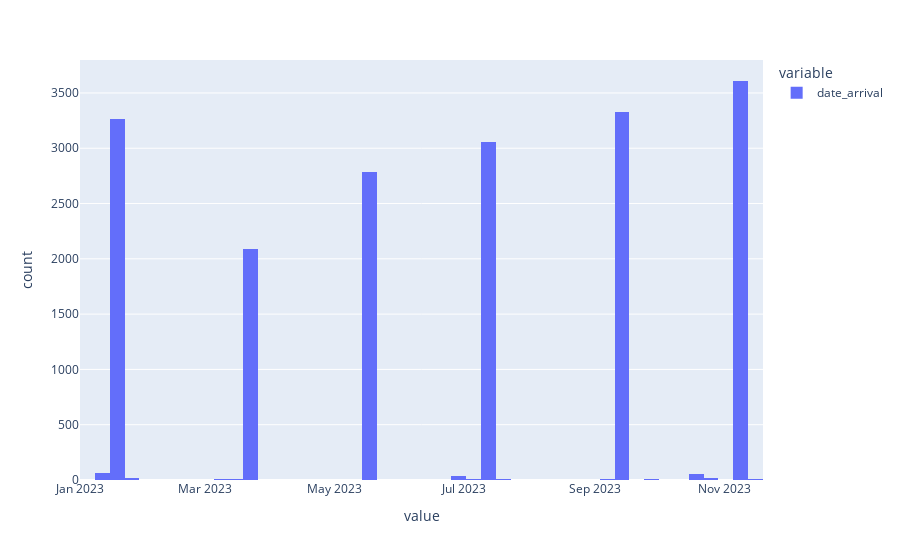

Here is the notebook cell this chart was saved with:
### Markdown cell above
see if voyage id is unique-ish per cluster

### Code cell
toppair = toppairs[0]

pair_1d = (
    df.filter(
            pl.col('vessel_port_pair')==toppair,
            pl.col('date_arrival')>date
            )
    .select('date_arrival', pl.col('sum_teus').round())
    .select(pl.exclude('sum_teus').repeat_by('sum_teus').explode())
)

px.histogram(pair_1d)

### Figure 1 — Plotly figure (JSON) as saved in the notebook; plotly's stock layout.template omitted (floating-point values rounded to 4 significant figures; data arrays with more than 128 entries replaced by an {"elided": "..."} marker saying what was removed)
{"data": [{"alignmentgroup": "True", "bingroup": "x", "hovertemplate": "variable=date_arrival<br>value=%{x}<br>count=%{y}<extra></extra>", "legendgroup": "date_arrival", "marker": {"color": "#636efa", "pattern": {"shape": ""}}, "name": "date_arrival", "offsetgroup": "date_arrival", "orientation": "v", "showlegend": true, "type": "histogram", "x": {"elided": "18411 str values"}, "xaxis": "x", "yaxis": "y"}], "layout": {"barmode": "relative", "legend": {"title": {"text": "variable"}, "tracegroupgap": 0}, "margin": {"t": 60}, "xaxis": {"anchor": "y", "domain": [0, 1], "title": {"text": "value"}}, "yaxis": {"anchor": "x", "domain": [0, 1], "title": {"text": "count"}}}}
